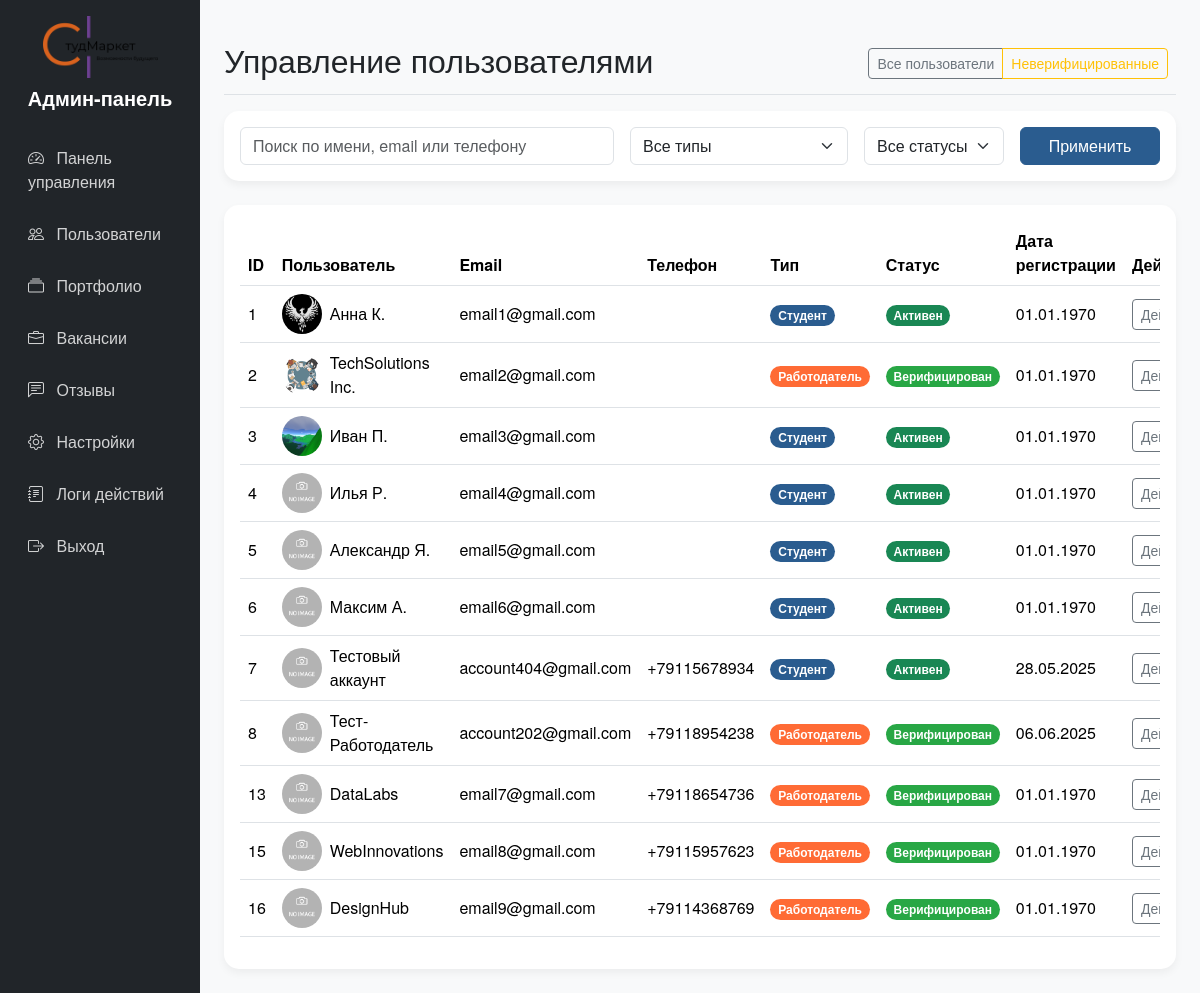
Before: /files_admin/admin_users.php (signed in) with the older database file.
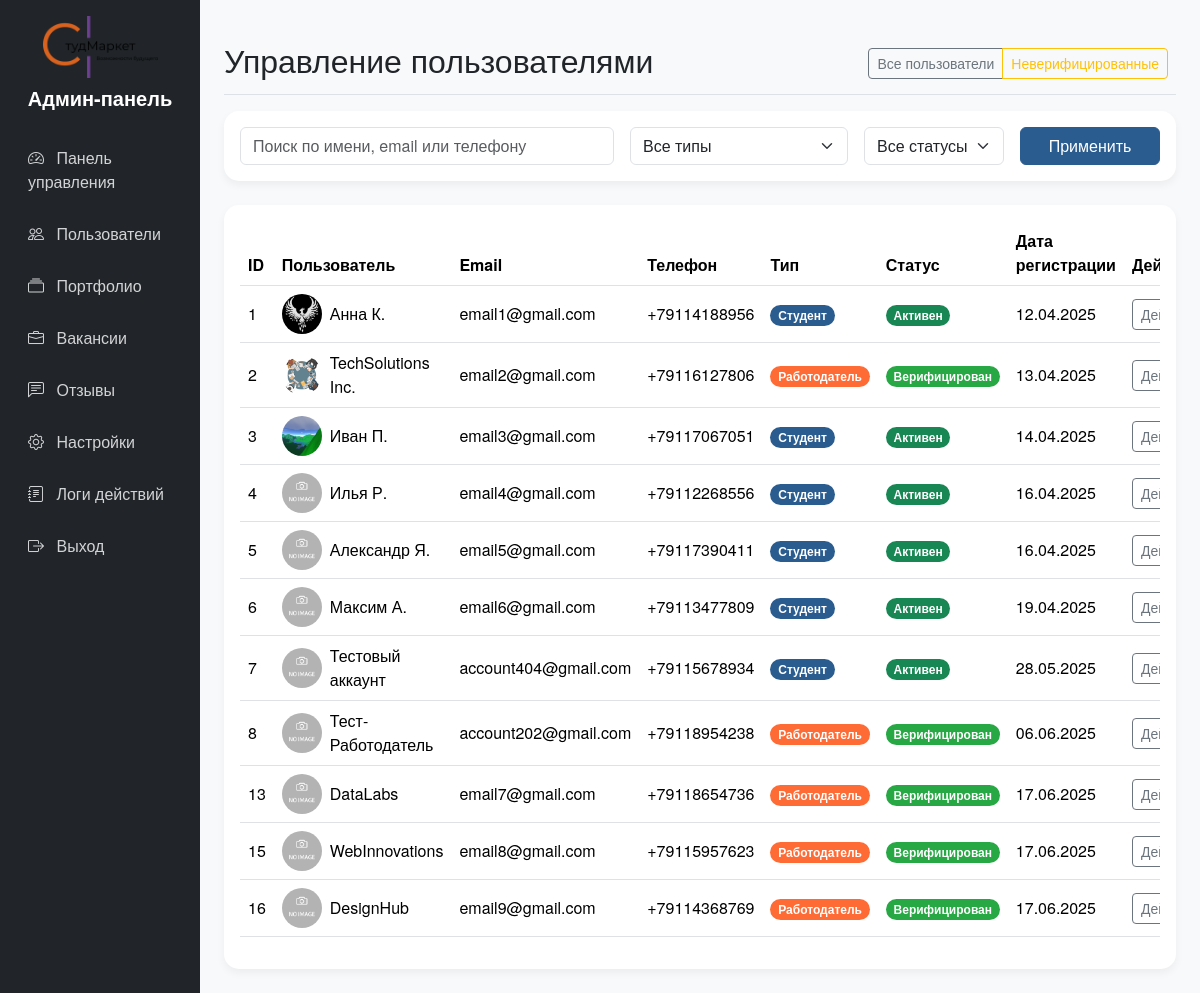
After: the same page with the newer database file.
### tables this page shows
CREATE TABLE `users` (
  `id` int(11) NOT NULL,
  `name` varchar(100) NOT NULL,
  `email` varchar(100) NOT NULL,
  `password` varchar(255) NOT NULL,
  `user_type` enum('student','employer') NOT NULL,
  `phone` varchar(20) DEFAULT NULL,
  `created_at` timestamp NULL DEFAULT CURRENT_TIMESTAMP,
  `avatar_path` varchar(255) DEFAULT 'img/no-image.png',
  `is_banned` tinyint(1) NOT NULL DEFAULT '0',
  `ban_reason` text
);

### files_admin/admin_users.php (the view, shortened to what the changed rows need)
<?php
require_once("../config/link.php");
$where = [];
$where_clause = $where ? 'WHERE ' . implode(' AND ', $where) : '';
$per_page = 20;
if (isset($_GET['page']))
{
    $page = (int)$_GET['page'];
}
else
{
    $page = 1;
}
$offset = ($page - 1) * $per_page;
$users = $conn->query("SELECT * FROM `users` $where_clause ORDER BY `id` ASC LIMIT $per_page OFFSET $offset");
?>
<!DOCTYPE html>
<html lang="ru">
<head>
    <link rel="stylesheet" href="../css/bootstrap.min.css">
    <link rel="stylesheet" href="https://cdn.jsdelivr.net/npm/bootstrap-icons@1.11.1/font/bootstrap-icons.css">
    <link rel="stylesheet" href="../style.css">
    <link rel="stylesheet" href="style_admin.css">
</head>
<body class="d-flex flex-column min-vh-100">
<div class="flex-grow-1">
    <?php
        require_once('admin_header.php');
    ?>
    <main class="col-md-9 ms-sm-auto col-lg-10 px-md-4 py-4">
        <div class="d-flex justify-content-between flex-wrap flex-md-nowrap align-items-center pt-3 pb-2 mb-3 border-bottom">
            <h1 class="h2">Управление пользователями</h1>
        </div>
        <div class="card">
            <div class="card-body">
                <div class="table-responsive">
                    <table class="table table-hover align-middle">
                        <thead>
                            <tr>
                                <th>ID</th>
                                <th>Пользователь</th>
                                <th>Email</th>
                                <th>Телефон</th>
                                <th>Тип</th>
                                <th>Статус</th>
                                <th>Дата регистрации</th>
                                <th>Действия</th>
                            </tr>
                        </thead>
                        <tbody>
                            <?php
                            while ($user = $users->fetch_assoc())
                            {
                            ?>
                            <tr>
                                <td><?= $user['id'] ?></td>
                                <td>
                                    <div class="d-flex align-items-center">
                                        <?php
                                        if (!empty($user['avatar_path']))
                                        {
                                            $avatarPath = $user['avatar_path'];
                                        }
                                        else
                                        {
                                            $avatarPath = '../img/no-image.png';
                                        }
                                        if (!empty($user['avatar_path']) && strpos($user['avatar_path'], '../') === false)
                                        {
                                            $avatarPath = '../' . $user['avatar_path'];
                                        }
                                        ?>
                                        <img src="<?= htmlspecialchars($avatarPath) ?>" class="user-avatar me-2" alt="Аватар">
                                        <?= htmlspecialchars($user['name']) ?>
                                    </div>
                                </td>
                                <td><?= htmlspecialchars($user['email']) ?></td>
                                <td><?= htmlspecialchars($user['phone']) ?></td>
                                <td>
                                    <span class="badge rounded-pill <?= $user['user_type'] == 'employer' ? 'badge-employer' : 'badge-student' ?>">
                                        <?= $user['user_type'] == 'employer' ? 'Работодатель' : 'Студент' ?>
                                    </span>
                                </td>
                                <td>
                                    <?php
                                    if ($user['is_banned'])
                                    {
                                    ?>
                                        <span class="badge rounded-pill badge-banned">Заблокирован</span>
                                    <?php
                                    }
                                    else if ($user['user_type'] == 'employer')
                                    {
                                    ?>
                                        <span class="badge rounded-pill badge-verified">Верифицирован</span>
                                    <?php
                                    }
                                    else
                                    {
                                    ?>
                                        <span class="badge rounded-pill bg-success">Активен</span>
                                    <?php
                                    }
                                    ?>
                                </td>
                                <td><?= date('d.m.Y', strtotime($user['created_at'])) ?></td>
                                <td>
                                    <div class="dropdown">
                                        <button class="btn btn-sm btn-outline-secondary dropdown-toggle" type="button" data-bs-toggle="dropdown">
                                            Действия
                                        </button>
                                    </div>
                                </td>
                            </tr>
                            <?php
                            }
                            ?>
                        </tbody>
                    </table>
                </div>
            </div>
        </div>
    </main>
</div>
</body>
</html>

Changed rows visible on the page:
changed users "Анна К.": phone (not shown) → "+79114188956"; created_at "01.01.1970" → "12.04.2025"
changed users "TechSolutions Inc.": phone (not shown) → "+79116127806"; created_at "01.01.1970" → "13.04.2025"
changed users "Иван П.": phone (not shown) → "+79117067051"; created_at "01.01.1970" → "14.04.2025"
changed users "Илья Р.": phone (not shown) → "+79112268556"; created_at "01.01.1970" → "16.04.2025"
changed users "Александр Я.": phone (not shown) → "+79117390411"; created_at "01.01.1970" → "16.04.2025"
changed users "Максим А.": phone (not shown) → "+79113477809"; created_at "01.01.1970" → "19.04.2025"
changed users "DataLabs": created_at "01.01.1970" → "17.06.2025"
changed users "WebInnovations": created_at "01.01.1970" → "17.06.2025"
changed users "DesignHub": created_at "01.01.1970" → "17.06.2025"
